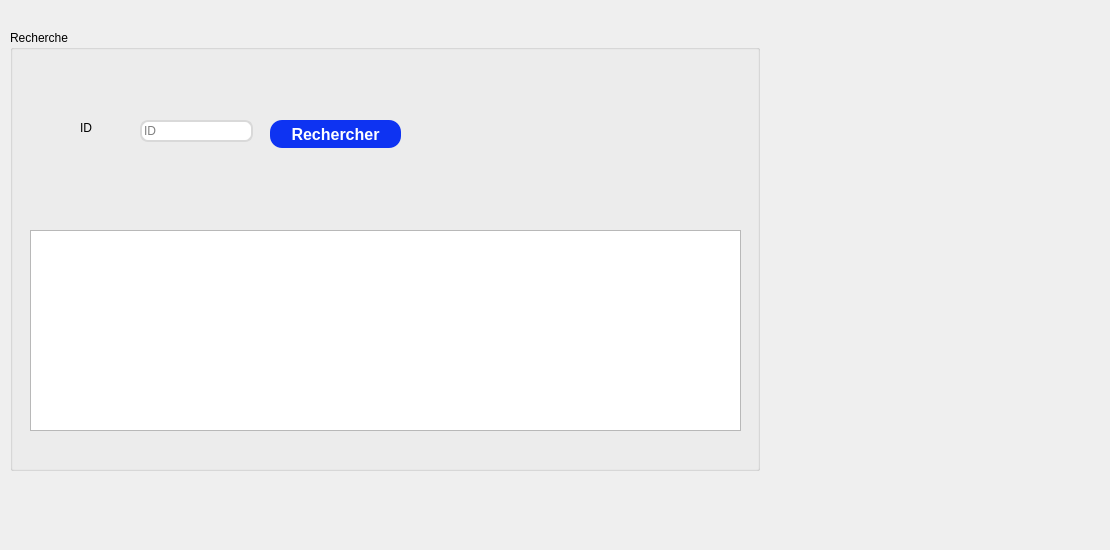
        <widget class="QWidget" name="tab_5">
         <attribute name="title">
          <string>Rechercher</string>
         </attribute>
         <widget class="QGroupBox" name="groupBox_4">
          <property name="geometry">
           <rect>
            <x>10</x>
            <y>30</y>
            <width>750</width>
            <height>441</height>
           </rect>
          </property>
          <property name="title">
           <string>Recherche</string>
          </property>
          <widget class="QLabel" name="label_12">
           <property name="geometry">
            <rect>
             <x>70</x>
             <y>90</y>
             <width>56</width>
             <height>16</height>
            </rect>
           </property>
           <property name="styleSheet">
            <string notr="true">font: 87 9pt &quot;Arial Black&quot;;</string>
           </property>
           <property name="text">
            <string>ID</string>
           </property>
          </widget>
          <widget class="QLineEdit" name="le_idrech">
           <property name="geometry">
            <rect>
             <x>130</x>
             <y>90</y>
             <width>113</width>
             <height>22</height>
            </rect>
           </property>
           <property name="styleSheet">
            <string notr="true">box-sizing: border-box;

position: absolute;
width: 428px;
height: 50px;
left: 1122px;
top: 327px;

border: 2px solid #D9D9D9;
border-radius: 8px;</string>
           </property>
           <property name="placeholderText">
            <string>ID</string>
           </property>
          </widget>
          <widget class="QTableView" name="tab_normes_rech">
           <property name="geometry">
            <rect>
             <x>20</x>
             <y>200</y>
             <width>711</width>
             <height>201</height>
            </rect>
           </property>
          </widget>
          <widget class="QPushButton" name="pushButton_5">
           <property name="geometry">
            <rect>
             <x>260</x>
             <y>90</y>
             <width>131</width>
             <height>28</height>
            </rect>
           </property>
           <property name="minimumSize">
            <size>
             <width>93</width>
             <height>28</height>
            </size>
           </property>
           <property name="styleSheet">
            <string notr="true">QPushButton{
	padding: 0px 16px;


width: 86px;
height: 48px;
left: 1996px;
top: 64px;

/* Blue/50 */
background: #0E33F2;
border-radius: 12px;


/* Button */

width: 54px;
height: 24px;

font-family: 'Inter';
font-style: normal;
font-weight: 800;
font-size: 16px;
line-height: 24px;
/* identical to box height, or 150% */

/* Base/100 */
color: #FFFFFF;
}

QPushButton:hover{
	padding: 0px 16px;


width: 86px;
height: 48px;
left: 1996px;
top: 64px;

/* Blue/50 */
background: #0B28C2;
border-radius: 12px;


/* Button */

width: 54px;
height: 24px;

font-family: 'Inter';
font-style: normal;
font-weight: 800;
font-size: 16px;
line-height: 24px;
/* identical to box height, or 150% */

/* Base/100 */
color: #FFFFFF;
}


QPushButton:pressed{
	padding: 0px 16px;


width: 86px;
height: 48px;
left: 1996px;
top: 64px;

/* Blue/50 */
background: #081E91;
border-radius: 12px;


/* Button */

width: 54px;
height: 24px;

font-family: 'Inter';
font-style: normal;
font-weight: 800;
font-size: 16px;
line-height: 24px;
/* identical to box height, or 150% */

/* Base/100 */
color: #FFFFFF;
}</string>
           </property>
           <property name="text">
            <string>Rechercher</string>
           </property>
          </widget>
          <widget class="QLabel" name="label_47">
           <property name="geometry">
            <rect>
             <x>550</x>
             <y>0</y>
             <width>191</width>
             <height>151</height>
            </rect>
           </property>
           <property name="text">
            <string/>
           </property>
           <property name="pixmap">
            <pixmap>../../Untitled.png</pixmap>
           </property>
           <property name="scaledContents">
            <bool>true</bool>
           </property>
          </widget>
         </widget>
         <widget class="QLabel" name="label_36">
          <property name="geometry">
           <rect>
            <x>-30</x>
            <y>0</y>
            <width>1101</width>
            <height>541</height>
           </rect>
          </property>
          <property name="text">
           <string/>
          </property>
          <property name="pixmap">
           <pixmap>../../palette.jpg</pixmap>
          </property>
          <property name="scaledContents">
           <bool>true</bool>
          </property>
         </widget>
         <zorder>label_36</zorder>
         <zorder>groupBox_4</zorder>
        </widget>
